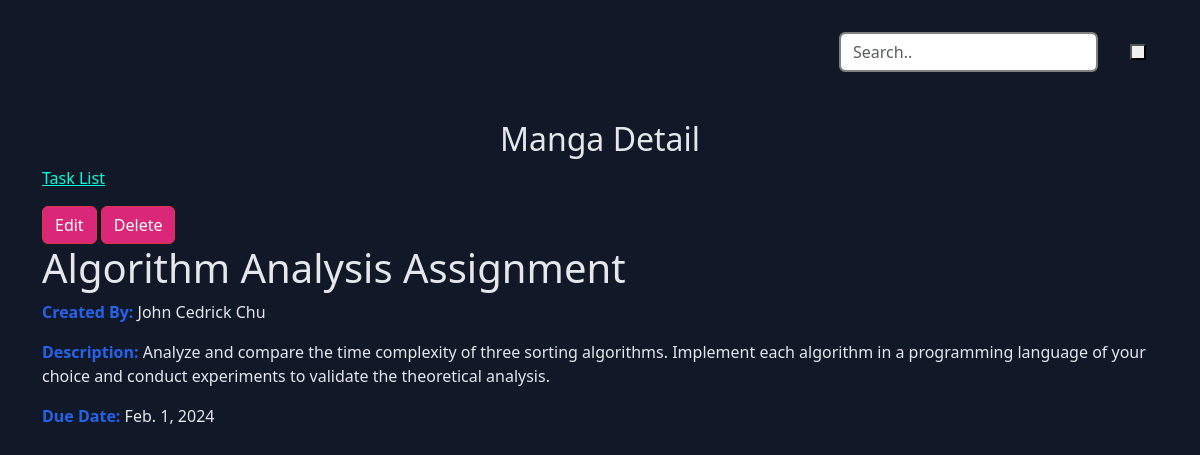
The page /task/2/ on the database its author committed.
### taskapp/models.py (models this page shows, shortened)
class BaseModel(models.Model):
    created_at = models.TimeField(auto_now_add=True)
    updated_at = models.TimeField(auto_now=True)
    class Meta:
        abstract = True

class Task(BaseModel):
    title = models.CharField(max_length=255, null=True, blank=True)
    created_by = models.CharField(max_length=255, null=True, blank=True)
    description = models.CharField(max_length=500, null=True, blank=True)
    due_date = models.DateField(blank=True,null=True)

### taskapp/views.py (the view)
# urls.py: path('task/<int:pk>/', TaskDetailView.as_view(), name='task-detail'),
class TaskDetailView(DetailView):
    model = Task
    template_name = 'task_details.html'

### taskapp/templates/task_details.html
{% extends 'base.html' %}
{% block body %}
<h2 class='text-center'>Manga Detail</h2>
<nav class='nav' aria-label="breadcrumb">
    <ol class="breadcrumb">
        <li class="breadcrumb-item"><a href="{% url 'task-list' %}">Task List</a></li>
    </ol>
</nav>
<a class='btn btn-danger' href="{% url 'task-update' task.pk %}">Edit</a>
<a class='btn btn-danger' href="{% url 'task-delete' task.pk %}">Delete</a>
<h1>{{ object.title }}</h1>
    <p><strong>Created By:</strong> {{ object.created_by }}</p>
    <p><strong>Description:</strong> {{ object.description }}</p>
    <p><strong>Due Date:</strong> {{ object.due_date }}</p>
{% endblock %}

### taskapp/static/style.css (style rules this page uses)
:root { --clr-dark: #111827; --clr-light: #E5E7EB; --clr-slate500: #6B7280; --clr-slate700: #374151; --clr-slate800: #1F2937; --clr-red: #DB2777; --clr-blue: #2563EB; --size-xxs: 0.5rem; --size-xs: 0.75rem; --size-sm: 0.875rem; --size-base: 1rem; --size-lg: 1.125rem; --size-xl: 1.25rem; --size-2xl: 1.5rem; --size-3xl: 1.875rem; --size-4xl: 2.25rem; --size-5xl: 3rem; --size-6xl: 4.75rem; --size-7xl: 4.5rem; --size-8xl: 6rem; --size-9xl: 8rem; --size-10xl: 10rem; }
* { margin: 0; line-height: calc(1em + 0.5rem); }
html { scroll-behavior: smooth; }
body { font-family: 'General Sans', sans-serif; background-color: var(--clr-dark)!important; color: var(--clr-light)!important; }
a { color: var(--clr-red); }
strong { color: var(--clr-blue) }
.btn { background-color: var(--clr-red)!important; }
a { text-decoration: none; color: rgb(0, 255, 221)!important; }
.btn-danger { color:white!important; }

### rows shown on the page
Task: title "Algorithm Analysis Assignment", created_by "John Cedrick Chu", description "Analyze and compare the time complexity of three sorting algorithms. Implement each algorithm in a programming language of your choice and conduct experiments to validate the theoretical analysis.", due_date "Feb. 1, 2024"
